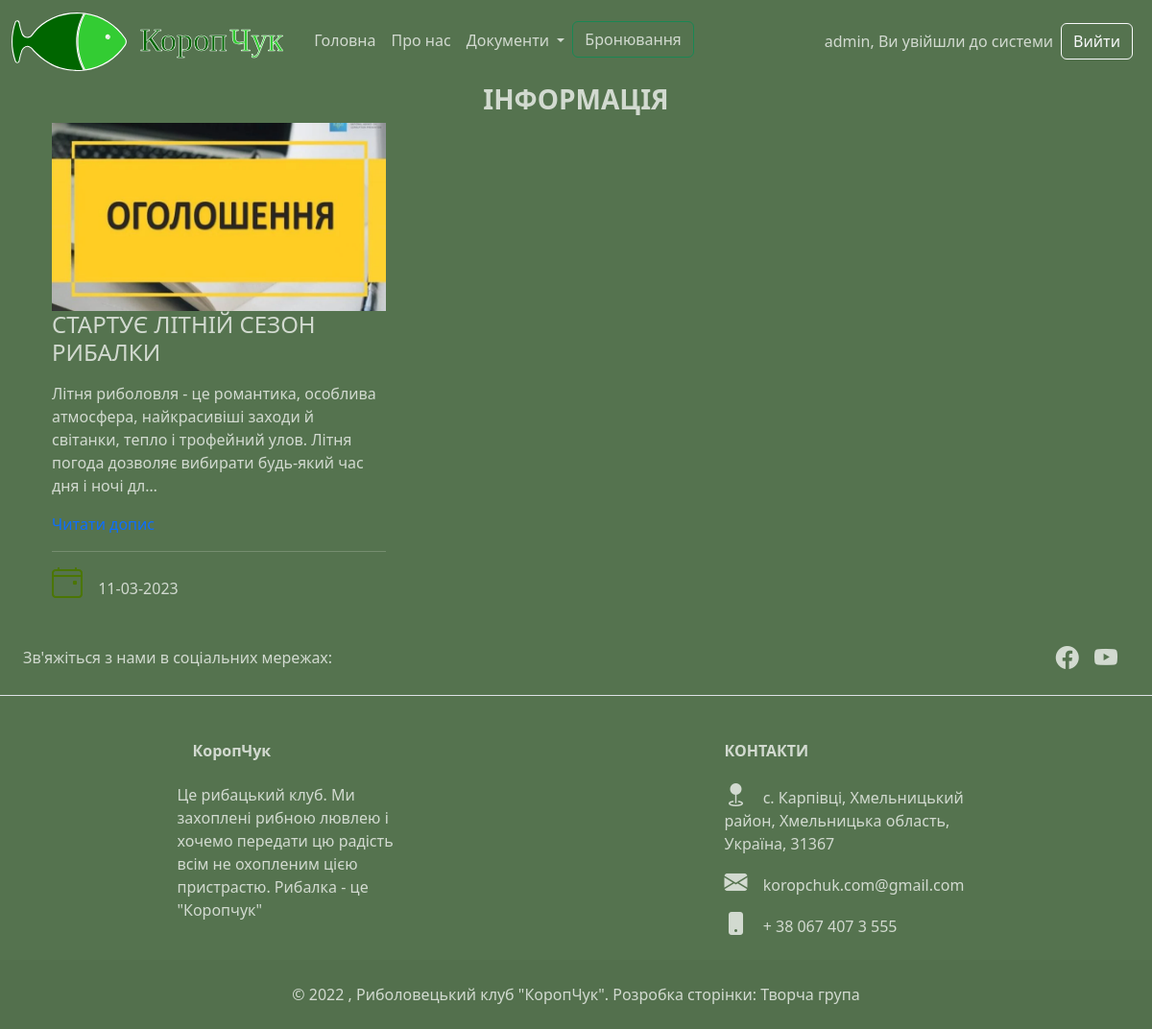
/information/ (signed in), run on the app's committed database.
### mainapp/models.py (models this page shows, shortened)
class Article(models.Model):
    objects = None
    title = models.CharField(max_length=255, verbose_name='Заголовок')
    slug = models.SlugField(max_length=255, unique=True, db_index=True,
                            verbose_name="URL")  # unique=True це унакальна url-адреса
    content = models.TextField(blank=True, verbose_name='Текст допису')
    photo = models.ImageField(upload_to="photos/%Y/%m/%d", verbose_name='Зображення 16:9/800:450px/WebP')
    document = models.FileField(blank=True, upload_to="documents/%Y/%m/%d/", verbose_name='Додаток')
    time_create = models.DateTimeField(auto_now_add=True, verbose_name='Створено')
    time_update = models.DateTimeField(auto_now=True, verbose_name='Змінено')
    is_published = models.BooleanField(default=True, verbose_name='Опубліковано')
    cat = models.ForeignKey('Category', on_delete=models.PROTECT, verbose_name='Категорія')
    def get_absolute_url(self):
        return reverse('post', kwargs={'post_slug': self.slug})
    class Meta:
        verbose_name = 'Стаття'
        verbose_name_plural = 'Статті'
        ordering = ['-time_create', 'title']

### mainapp/views.py (the view)
# urls.py: path('information/', information, name='information'),
def information(request):
    iposts = Article.objects.filter(cat_id=3)[:9]
    cats = Category.objects.all()
    context = {
        'iposts': iposts,
        'cats': cats,
        'title': 'Інформація',
        'cat_selected': 0,
    }
    return render(request, 'mainapp/information.html', context=context)

### mainapp/models.py (called while the page is built)
    def __str__(self):
        return self.name

    def get_absolute_url(self):
        return reverse('category', kwargs={'cat_id': self.pk})

### mainapp/templatetags/mainapp_tags.py (called while the page is built)
@register.simple_tag(name='getcats')
def get_categories(filter=None):
    if not filter:
        return Category.objects.all()
    else:
        return Category.objects.filter(pk=filter)

@register.inclusion_tag('mainapp/list_categories.html')
def show_categories(sort=None, cat_selected=0):
    if not sort:
        cats = Category.objects.all()
    else:
        cats = Category.objects.order_by(sort)
    return {"cats": cats, "cat_selected": cat_selected}

### mainapp/templates/mainapp/information.html (shortened to what this page needs)
{% extends 'mainapp/base.html' %}
{% load static %}
{% block content %}
<div id="block_information">
  <div class="container">
    <h3 id="header_information_more" class="text-center"><b>ІНФОРМАЦІЯ</b></h3>
      <div class="container-fluid m-auto my-2">
        <div class="row">
            {% for p in iposts %}
                <div class="col-md-4 col-sm-6">
                    {% if p.photo %}
                        <img class="w-100" src="{{p.photo.url}}">
                    {% endif %}
                    <h4 id="information_title_preview">{{p.title}}</h4>
                    {% autoescape off %}
                    <p>{{p.content|linebreaks|truncatechars:170}}</p>
                    {% endautoescape %}
                    <p class="link-read-post"><a href="{{ p.get_absolute_url }}">Читати допис</a></p>
                    <hr>
                    <div class="article-panel">
                        <p class="last">
                            <i class="bi bi-calendar4-event" style="color: #4b7604"></i>
                            {{p.time_update|date:"d-m-Y"}}
                        </p>
                    </div>
                </div>
            {% endfor %}
      </div>
    </div>
  </div>
</div>
{% endblock %}

### mainapp/templates/mainapp/base.html (shortened to what this page needs)
{% load static %}
{% load mainapp_tags %}
<html lang="uk">
<head>
    <link href="https://cdn.jsdelivr.net/npm/bootstrap@5.2.0/dist/css/bootstrap.min.css" rel="stylesheet">
    <link rel="stylesheet" href="https://cdn.jsdelivr.net/npm/bootstrap-icons@1.9.1/font/bootstrap-icons.css">
    <link rel="stylesheet" type="text/css" href="{% static 'mainapp/css/styles.css' %}">
</head>
<body>
<header>
    <nav class="navbar navbar-expand-md navbar-dark">
       <div class="container-fluid">
        <a class="navbar-brand" href="{% url 'home' %}">
            <img src="{% static 'mainapp/images/logo/krpch_right.svg' %}" alt="КОРОПЧУК" width="120" height="auto">
            <img class="mx-2" src="{% static 'mainapp/images/logo/krpch_name.svg' %}" alt="КОРОПЧУК" width="150"
                 height="auto">
        </a>
        <div class="collapse navbar-collapse" id="navbarSupportedContent">
          <ul class="navbar-nav me-auto mb-2 mb-lg-0">
            <li class="nav-item">
              <a class="nav-link" aria-current="page" href="{% url 'home' %}">Головна</a>
            </li>
            <li class="nav-item">
              <a class="nav-link" aria-current="page" href="{% url 'about' %}">Про нас</a>
            </li>
            <li class="nav-item dropdown">
              <a class="nav-link dropdown-toggle" href="#" id="navbarDropdownDoc" role="button" data-bs-toggle="dropdown" aria-expanded="false">
                Документи
              </a>
            </li>
            <li class="nav-item">
                <a class="btn btn-outline-success mb-1" href="{% url 'bookingapier_rest' %}"  target="_blank" role="button">Бронювання</a>
            </li>
          </ul>
                {% if request.user.is_authenticated %}
                {{ user.username }}, Ви увійшли до системи
                    <a class="btn btn-outline-light m-2 " href="{% url 'logout' %}" role="button">Вийти</a>
                {% else %}
                Для бронювання місця потрібно увійти
                <a class="btn btn-outline-light m-2" href="{% url 'login' %}" role="button">Увійти</a>
                {% endif %}
        </div>
      </div>
    </nav>
</header>
    {% block content %}
    {% endblock %}
<footer class="text-center text-lg-start">
  <section class="d-flex justify-content-center justify-content-lg-between p-4 border-bottom">
    <div class="me-5 d-none d-lg-block">
      <span>Зв'яжіться з нами в соціальних мережах:</span>
    </div>
    <div>
        <a href="" class="">
          <i class="bi bi-facebook"></i>
        </a>
      <a href="" class="">
        <i class="bi bi-youtube"></i>
      </a>
    </div>
  </section>
  <section class="">
    <div class="container text-center text-md-start mt-5">
      <div class="row mt-3">
        <div class="col-md-3 col-lg-4 col-xl-3 mx-auto mb-4">
          <h6 class="fw-bold mb-4">
            КоропЧук
          </h6>
          <p>
            Це рибацький клуб. Ми захоплені рибною лювлею і хочемо передати цю радість всім не охопленим цією пристрастю.
              Рибалка - це "Коропчук"
          </p>
        </div>
        <div class="col-md-4 col-lg-3 col-xl-3 mx-auto mb-md-0 mb-4">
          <h6 class="text-uppercase fw-bold mb-4">Контакти</h6>
          <p><i class="bi bi-geo-fill"></i> с. Карпівці, Хмельницький район, Хмельницька область, Україна, 31367</p>
          <p>
            <i class="bi bi-envelope-fill"></i>
            koropchuk.com@gmail.com
          </p>
          <p><i class="bi bi-phone-fill"></i> + 38 067 407 3 555</p>
        </div>
      </div>
    </div>
  </section>
  <div class="text-center p-4" style="background-color: rgba(0, 0, 0, 0.025);">
    © 2022 , Риболовецький клуб "КоропЧук". Розробка сторінки: Творча група
  </div>
</footer>
</body>
</html>

### mainapp/static/mainapp/css/styles.css (style rules this page uses)
:root { --color1: rgb(1,52,0); --color2: 4f694e; --color21: d0d8d0; --color3: rgb(18,139,2); --color1g: rgb(1,52,0); --color2g: rgb(45,83,40); --color21g: rgb(36,67,33); --color3g: rgb(85,115,79); --color4g: rgb(125,148,120); --color5g: rgb(167,183,163); --color6g: rgb(210,218,208); --color7g: rgb(18,139,2); --color1w: rgb(255,255,255); --color1o: rgb(255,117,24); --color4: #fff; --color5: rgb(222,42,166); }
body, .dropdown-menu, nav, footer { background-color: var(--color3g); }
body, .nav-link, header, .bi, .btn-outline-success, .fr, footer { color: var(--color6g); }
a { text-decoration: none; }
.bi, #login { font-size: 2em; margin-right: 12px; }
footer .bi { font-size: 1.5em; }
footer .bi-youtube { margin-right: none; }
.btn-outline-success, .btn-outline-warning { margin-right: 12px; }

### data on the page
Article: photo (picture), title "СТАРТУЄ ЛІТНІЙ СЕЗОН РИБАЛКИ", content "Літня риболовля - це романтика, особлива атмосфера, найкрасивіші заходи й світанки, тепло і трофейний улов. Літня погода дозволяє вибирати будь-який час дня і ночі дл…", time_update "11-03-2023"

### other printed values
{{ user.username }} "admin"
